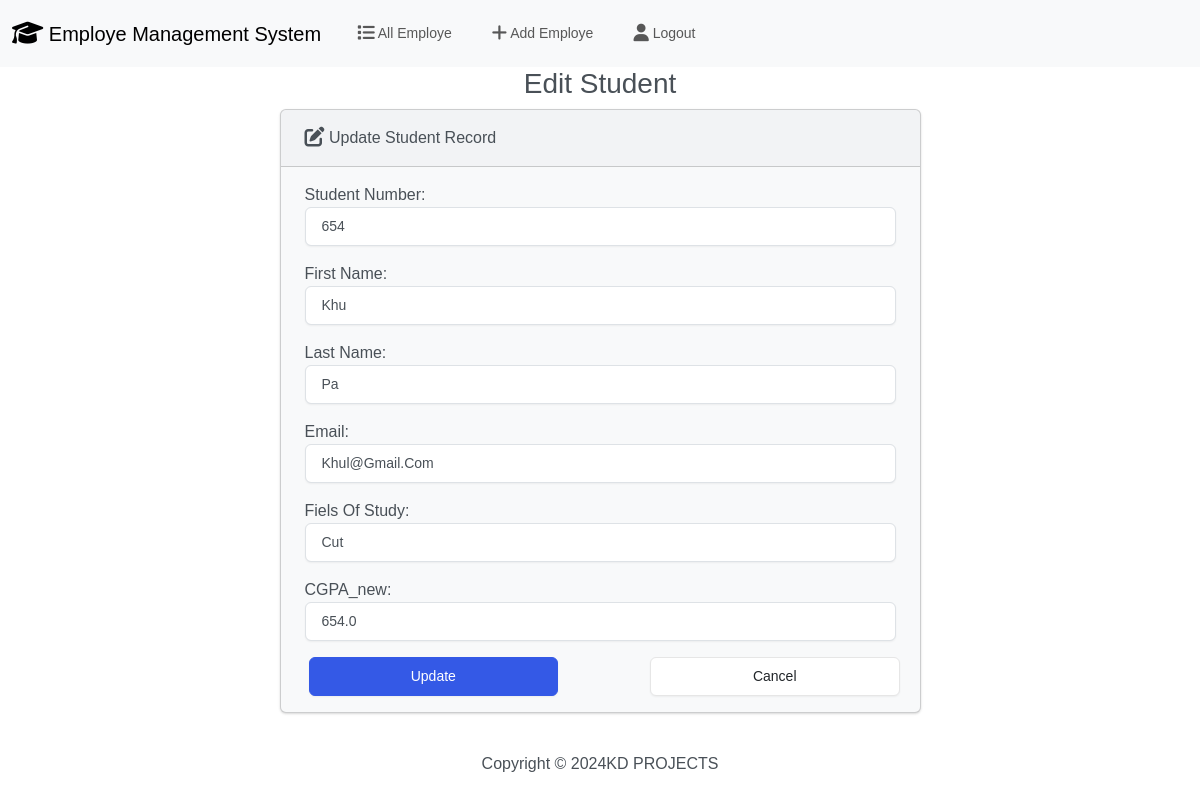
/student/edit/8/ (signed in), run on the app's committed database.
### student_app/models.py (models this page shows, shortened)
class Student(models.Model):
    student_number = models.PositiveIntegerField()
    first_name = models.CharField(max_length=50)
    last_name = models.CharField(max_length=50)
    email = models.EmailField(max_length = 100)
    fiels_of_study = models.CharField(max_length=50)
    cgpa = models.FloatField()

### student_app/views.py (the view, shortened to what this page needs)
# urls.py: path('edit/<int:id>/',login_required(views.Edit.as_view()), name='edit'),
class Edit(View):
    template_name = "students/edit.html"
    def get(self,request,id):
        student = Student.objects.get(pk=id)
        form = StudentForm(instance=student)
        return render(request, self.template_name, {'form':form})

### student_app/forms.py
class StudentForm(forms.ModelForm):
    class Meta:
        model = Student
        fields = ['student_number','first_name','last_name','email','fiels_of_study','cgpa'] #this is taken form models variable or fields='__all__'
        labels = {
            'student_number' :  'Student Number',
            'first_name'     :  'First Name',
            'last_name'      :  'Last Name',
            'email'          :  'Email',
            'fiels_of_study' :  'Fiels of Study',
            'cgpa'           :  'CGPA_new'
        }
        widgets = {
            'student_number': forms.NumberInput(attrs={'class': 'form-control'}),
            'first_name': forms.TextInput(attrs={'class': 'form-control'}),
            'last_name': forms.TextInput(attrs={'class': 'form-control'}),
            'email': forms.EmailInput(attrs={'class': 'form-control'}),
            'fiels_of_study': forms.TextInput(attrs={'class': 'form-control'}),
            'cgpa': forms.NumberInput(attrs={'class': 'form-control'}),
        }

### templates/students/edit.html (shortened to what this page needs)
{% extends "base.html" %}
{% load static %}
{% block content %}
<h3 class="text-center">Edit Student</h3>
{% if success %}
<div class="alert alert-success" role="alert">
    The new student added successfully.
    <a href="{% url 'index' %}" class="alert-link">Go to Home Page.</a>
</div>
{% else %}
<div class="row justify-content-center">
    <div class="col-12 col-md-7">
        <div class="card bg-light mb-3" style="max-width: 60rem;">
            <div class="card-header">
                <i class="fa-solid fa-pen-to-square fa-lg"></i> Update Student record
            </div>
            <div class="card-body">
                <form action="" method="post">
                    {{ form.as_p }}
                <div class="row justify-content-between ms-1">
                    <button type="submit" class="col-5 btn btn-primary">update</button>
                    <a href="{% url 'index' %}" class="me-2 col-5 btn btn-secondary">Cancel</a>
                </div>
                </form>
            </div>
        </div>
    </div>
</div>
</div>
{% endif %}
{% endblock %}

### static/css/style.css (style rules this page uses)
* { box-sizing: border-box; padding: 0; margin: 0; outline: none; border: none; text-decoration: none; text-transform: capitalize !important; transition: all .2s linear; }
body { font-family: "Ubuntu", sans-serif !important; font-size: 0.938rem; background-color: #eee; }

### data on the page
Student: student_number "654", first_name "khu", last_name "pa", email "khul@gmail.com", fiels_of_study "cut", cgpa "654.0"
